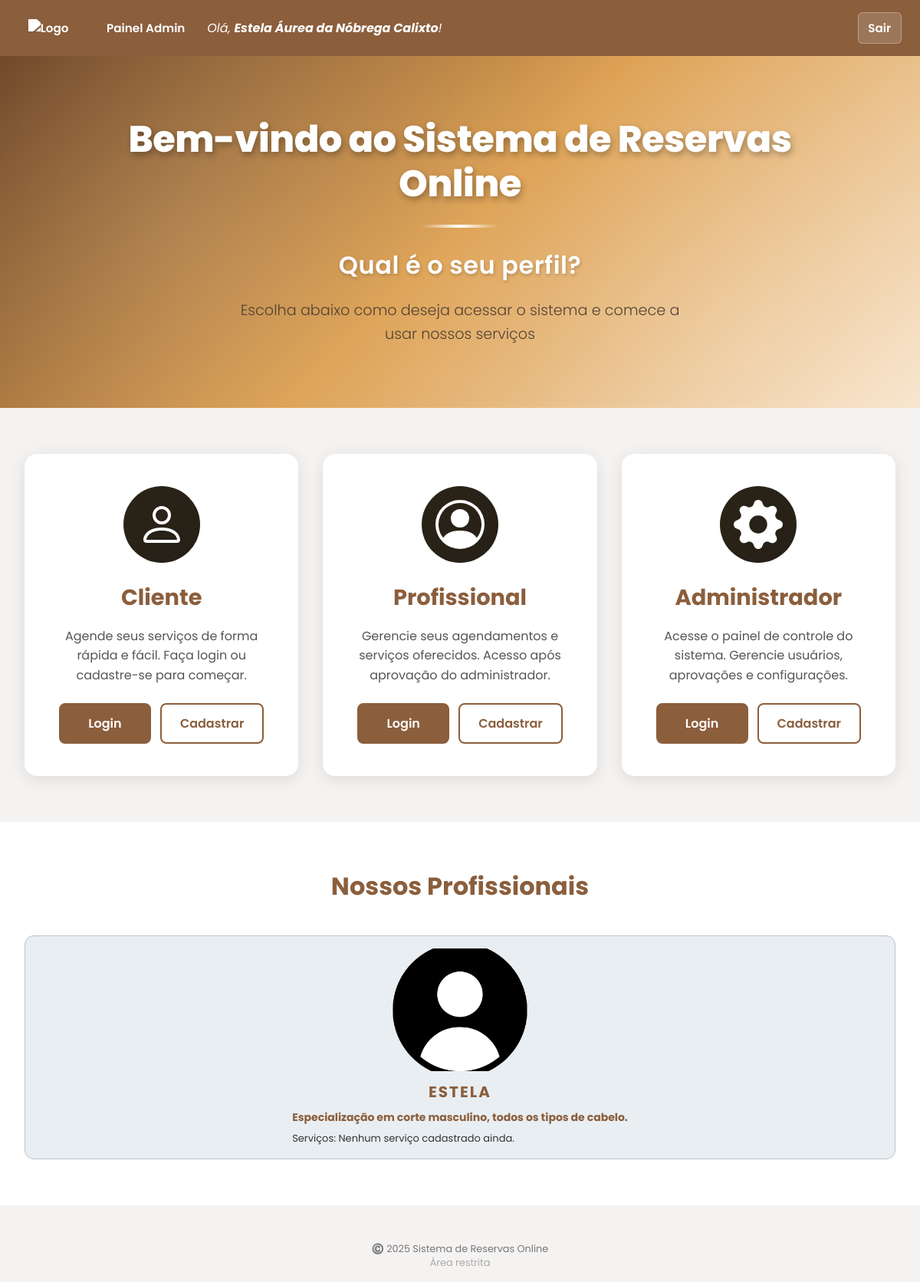
The page / (signed in) on the database its author committed.
### models.py (models this page shows)
class User(db.Model, UserMixin):
    __tablename__ = 'tb_usuarios' # Importante para a chave estrangeira funcionar
    id = db.Column('usu_id', db.Integer, primary_key=True)
    nome = db.Column(db.String(100), nullable=False)
    email = db.Column(db.String(100), unique=True, nullable=False)
    senha_hash = db.Column('usu_senha', db.String(200), nullable=False)
    perfil = db.Column(
        'usu_tipo',
        db.Enum('cliente', 'profissional', 'admin', name='perfil_enum'),
        nullable=False,
        default='cliente'
    )
    is_ativo = db.Column('usu_ativo', db.Boolean, nullable=False, default=True)
    cliente = db.relationship('Cliente', uselist=False, back_populates='user', cascade='all, delete-orphan')
    profissional = db.relationship('Profissional', uselist=False, back_populates='user', cascade='all, delete-orphan')
    administrador = db.relationship('Administrador', uselist=False, back_populates='user', cascade='all, delete-orphan')
    notificacoes = db.relationship('Notificacao', back_populates='user', cascade='all, delete-orphan')

class Profissional(db.Model):
    __tablename__ = 'tb_profissionais'
    id = db.Column('pro_id', db.Integer, primary_key=True)
    user_id = db.Column(
        'pro_usu_id',
        db.Integer,
        db.ForeignKey('tb_usuarios.usu_id'),
        unique=True
    )
    contato = db.Column('pro_contato', db.String(200))
    especialidades = db.Column('pro_especialidades', db.String(500))
    foto_perfil = db.Column('pro_foto_perfil', db.String(100))
    status = db.Column(
        'pro_status',
        db.Enum('pendente', 'aprovado', 'reprovado', name='status_prof_enum'),
        nullable=False,
        default='pendente'
    )
    user = db.relationship('User', back_populates='profissional')
    servicos = db.relationship(
        'Servico',
        back_populates='profissional',
        cascade='all, delete-orphan'
    )
    agendamentos = db.relationship(
        'Agendamento',
        back_populates='profissional',
        cascade='all, delete-orphan'
    )

### app.py (the view)
@app.route('/')
def index():
    profissionais = Profissional.query.all()
    return render_template('index.html', profissionais=profissionais)

### app.py (called while the page is built)
def current_user():
    uid = session.get('user_id')
    if not uid:
        return None
    return User.query.get(uid)

@app.context_processor
def inject_user():
    return dict(user=current_user())

### templates/index.html (shortened to what this page needs)
{% extends "base.html" %}
{% block content %}
  <link rel="stylesheet" href="{{ url_for('static', filename='css/index.css') }}">
  <section class="welcome-section">
    <div class="welcome-background"></div>
    <div class="welcome-container">
      <h1 class="welcome-title">Bem-vindo ao Sistema de Reservas Online</h1>
      <div class="welcome-divider"></div>
      <p class="welcome-subtitle">Qual é o seu perfil?</p>
      <p class="welcome-description">Escolha abaixo como deseja acessar o sistema e comece a usar nossos serviços</p>
    </div>
  </section>
  <section class="profiles-section">
    <div class="profiles-container">
      <div class="profile-card">
        <div class="profile-icon cliente-icon">
        </div>
        <h2 class="profile-title">Cliente</h2>
        <p class="profile-description">Agende seus serviços de forma rápida e fácil. Faça login ou cadastre-se para começar.</p>
        <div class="profile-actions">
          <a href="{{ url_for('login') }}" class="btn-profile btn-login">Login</a>
          <a href="{{ url_for('register_cliente') }}" class="btn-profile btn-register">Cadastrar</a>
        </div>
      </div>
      <div class="profile-card">
        <div class="profile-icon profissional-icon">
          <svg xmlns="http://www.w3.org/2000/svg" width="64" height="64" fill="currentColor" viewBox="0 0 16 16">
            <path d="M11 6a3 3 0 1 1-6 0 3 3 0 0 1 6 0z"/>
            <path fill-rule="evenodd" d="M0 8a8 8 0 1 1 16 0A8 8 0 0 1 0 8zm8-7a7 7 0 0 0-5.468 11.37C3.242 11.226 4.805 10 8 10s4.757 1.225 5.468 2.37A7 7 0 0 0 8 1z"/>
          </svg>
        </div>
        <h2 class="profile-title">Profissional</h2>
        <p class="profile-description">Gerencie seus agendamentos e serviços oferecidos. Acesso após aprovação do administrador.</p>
        <div class="profile-actions">
          <a href="{{ url_for('login') }}" class="btn-profile btn-login">Login</a>
          <a href="{{ url_for('register_profissional') }}" class="btn-profile btn-register">Cadastrar</a>
        </div>
      </div>
      <div class="profile-card">
        <div class="profile-icon admin-icon">
        </div>
        <h2 class="profile-title">Administrador</h2>
        <p class="profile-description">Acesse o painel de controle do sistema. Gerencie usuários, aprovações e configurações.</p>
        <div class="profile-actions">
          <a href="{{ url_for('login') }}" class="btn-profile btn-login">Login</a>
          <a href="{{ url_for('register_admin') }}" class="btn-profile btn-register">Cadastrar</a>
        </div>
      </div>
    </div>
  </section>
  {% if profissionais %}
  <section class="profissionais-section">
    <div class="profissionais-container">
      <h2 class="section-title">Nossos Profissionais</h2>
      <div class="cards-grid">
        {% for prof in profissionais %}
          <article class="card-medico">
            <div class="card-foto">
              {% if prof.foto_perfil %}
                <img src="{{ url_for('static', filename='imgs/' + prof.foto_perfil) }}"
                     alt="{{ prof.user.nome }}"
                     style="width: 100%; height: 200px; object-fit: cover; border-radius: 10px;">
              {% else %}
                <img src="{{ url_for('static', filename='imgs/perfil.png') }}"
                     alt="Perfil Padrão"
                     style="width: 100%; height: 200px; object-fit: cover; border-radius: 10px;">
              {% endif %}
            </div>
            <div class="card-conteudo">
              <h2>{{ prof.user.nome|upper }}</h2>
              <h3>{{ prof.especialidades }}</h3>
              <p>
                Serviços:
                {% if prof.servicos %}
                    {{ prof.servicos|map(attribute='nome')|join(', ') }}
                  {% else %}
                    Nenhum serviço cadastrado ainda.
                {% endif %}
              </p>
            </div>
          </article>
        {% endfor %}
      </div>
    </div>
  </section>
  {% endif %}
  <div class="landing-footer">
    <p>©️ 2025 Sistema de Reservas Online</p>
    <p>
      <a href="{{ url_for('login') }}">Área restrita</a>
    </p>
  </div>
{% endblock %}

### templates/base.html (shortened to what this page needs)
<!doctype html>
<html lang="pt-BR">
<head>
    <link rel="stylesheet" href="{{ url_for('static', filename='css/style.css') }}">
</head>
<body>
    <header>
        <nav class="nav">
            <div class="nav-logo">
                <a href="{{ url_for('index') }}" class="logo-link">
                    <img src="{{ url_for('static', filename='imgs/logo.png') }}" alt="Logo" class="logo-img">
                </a>
            </div>
            <div class="nav-links" id="nav-links">
                {% if user %}
                    {% if user.perfil == 'cliente' %}
                        <a href="{{ url_for('reservar') }}">Reservar</a>
                    {% elif user.perfil == 'profissional' %}
                        <a href="{{ url_for('dashboard_profissional') }}">Dashboard</a>
                    {% elif user.perfil == 'admin' %}
                        <a href="{{ url_for('dashboard_admin') }}">Painel Admin</a>
                    {% endif %}
                    <div class="user-info">
                        <span>Olá, <strong>{{ user.nome }}</strong>!</span>
                    </div>
                    <a href="{{ url_for('logout') }}" class="logout-btn">Sair</a>
                {% else %}
                    <a href="{{ url_for('login') }}">Entrar</a>
                    <a href="{{ url_for('register_cliente') }}">Cadastrar</a>
                {% endif %}
            </div>
        </nav>
    </header>
    <main>
        {% block content %}{% endblock %}
    </main>
</body>
</html>

### static/css/style.css (style rules this page uses)
* { margin: 0; padding: 0; box-sizing: border-box; }
:root { --cor-primaria: #8B5E3C; --cor-secundaria: #F4E1D2; --cor-destaque: #FF6B35; --cor-fundo: #f9f7f6; --cor-texto: #333; --cor-sucesso: #d4edda; --cor-perigo: #f8d7da; --cor-aviso: #fff3cd; --cor-info: #d1ecf1; }
body { font-family: 'Poppins'; color: var(--cor-texto); min-height: 100vh; background-image: url('../imgs/plano_de_fundo.jpg'); background-repeat: no-repeat; background-size: cover; background-position: center; background-attachment: fixed; }
.nav { background: var(--cor-primaria); color: #fff; padding: 1rem 1.5rem; display: flex; gap: 1.5rem; align-items: center; justify-content: space-between; box-shadow: 0 2px 8px rgba(0,0,0,0.1); min-height: 70px; position: relative; flex-wrap: wrap; }
.nav-logo { display: flex; align-items: center; flex-shrink: 0; }
.logo-link { display: flex; align-items: center; text-decoration: none; transition: transform 0.3s ease; outline: none; }
.logo-link, .logo-link:hover, .logo-link:focus, .logo-link:active { background: transparent !important; outline: none; box-shadow: none !important; }
.logo-img { background-color: transparent; max-height: 60px; width: auto; object-fit: contain; filter: brightness(0) invert(1); image-rendering: auto; }
.nav-links { display: flex; gap: 1rem; align-items: center; flex-wrap: wrap; flex: 1; justify-content: flex-end; }
.nav a { color: #fff; text-decoration: none; font-weight: 600; padding: 0.5rem 0.8rem; border-radius: 6px; transition: background 0.3s; font-size: 0.95rem; white-space: nowrap; }
.nav .user-info { margin-right: auto; font-style: italic; display: flex; align-items: center; gap: 0.5rem; flex-wrap: wrap; }
.nav .user-info strong { font-weight: 700; color: #fff; }
.nav .logout-btn { background: rgba(255, 255, 255, 0.15); border: 1px solid rgba(255, 255, 255, 0.3); }
h1, h2, h3 { color: var(--cor-primaria); margin-bottom: 1rem; }
a { text-decoration: none; color: #0066cc; }
.nav a { position: relative; display: inline-flex; align-items: center; }

### rows shown on the page
User: nome "Estela Áurea da Nóbrega Calixto"
Profissional: user.nome "ESTELA", especialidades "Especialização em corte masculino, todos os tipos de cabelo."
